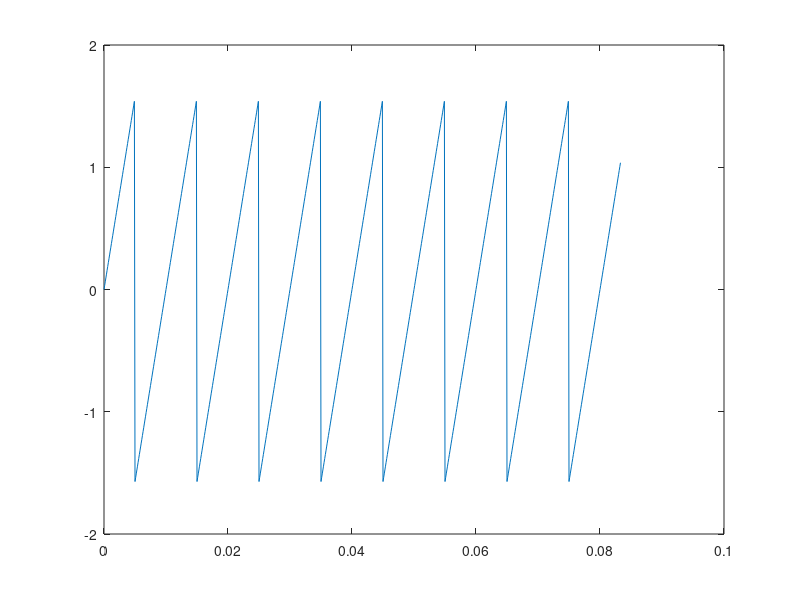

MATLAB code to generate this figure:
t = 0:0.0001:1/60*5;
V_r = 10*sin(100*pi*t);
V_y = 10*sin(100*pi*t-2*pi/3);
V_b = 10*sin(100*pi*t-4*pi/3);
% plot(t,V_r,t,V_y,t,V_b)
V_Ver = V_r - V_y*cos(pi/3) -  V_b*cos(pi/3);
V_Hor = - V_y*cos(pi/6) +  V_b*cos(pi/6);
V_mag = sqrt(V_Ver.^2 + V_Hor.^2);
V_ang = atan(V_Ver./V_Hor);
plot(t,V_mag)
plot(t,V_ang)